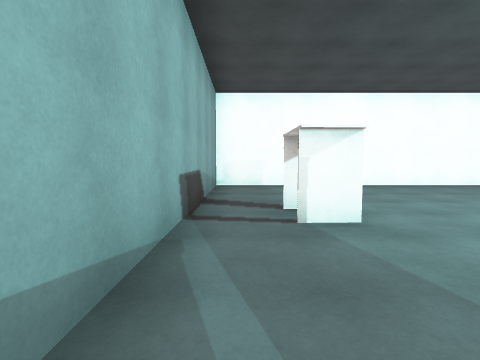
View 1 (above)

23 first-person views from a walk through a Unity game level. The camera is 1.3 m above the floor, tilts 4° down and sees 85° across. The floor is counted in squares, 2 m on a side. Each view is taken from the middle of a square. On the plan, view 1 faces up. The plan holds only what a view shows up to about 9 squares ahead; the rest is blank. The place goes on beyond the plan. Surface patterns are stand-ins for the level's own textures.

View 2
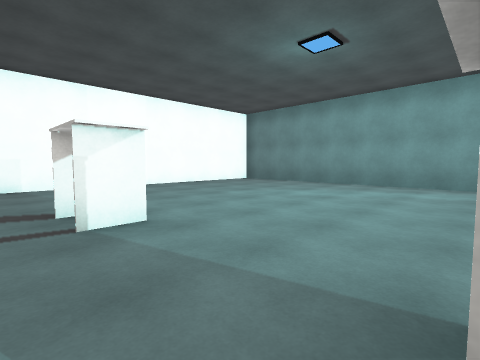

View 3
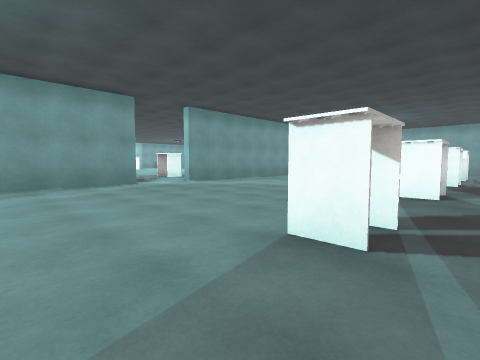

View 4
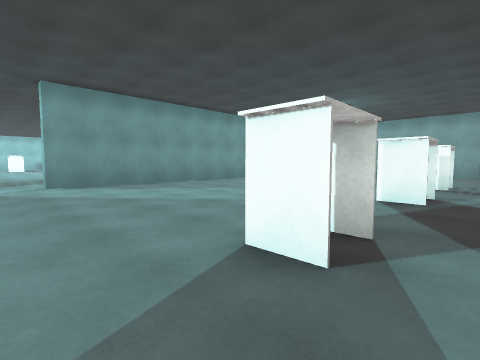

View 5
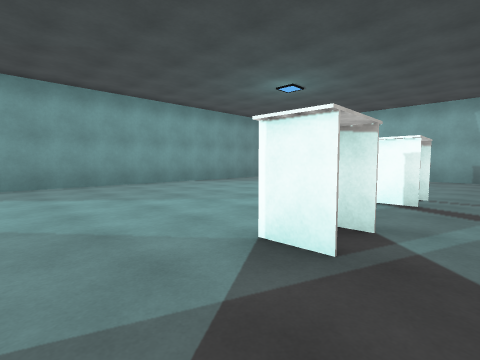

View 6
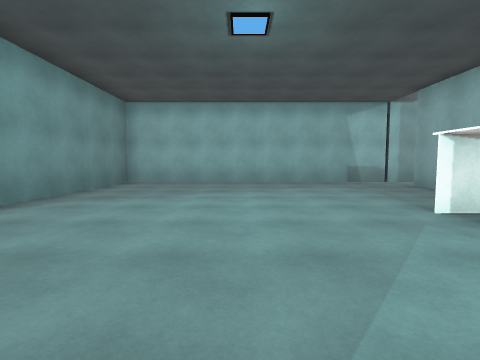

View 7
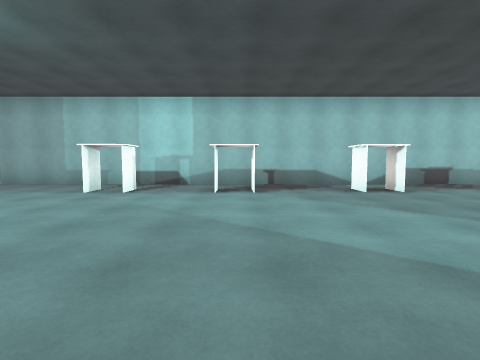

View 8
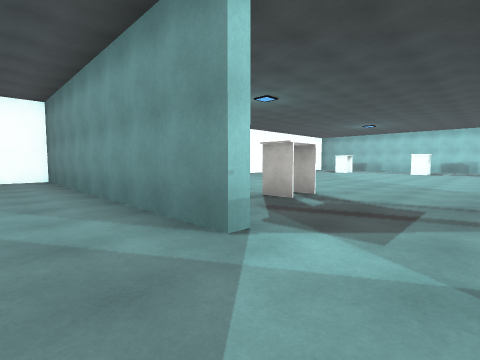

View 9
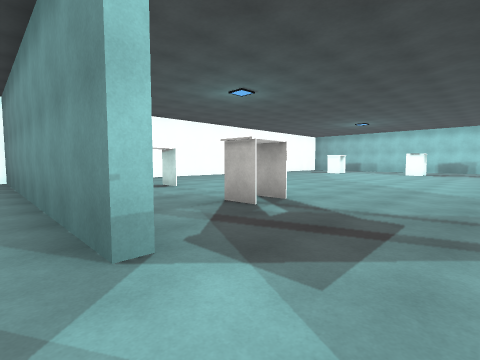

View 10
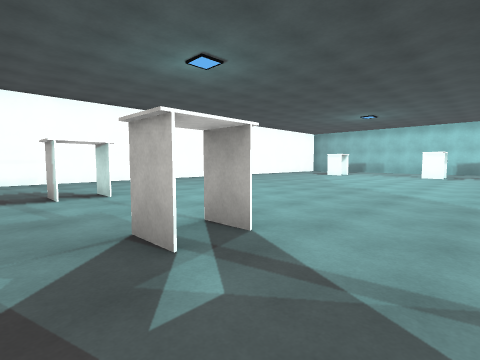

View 11
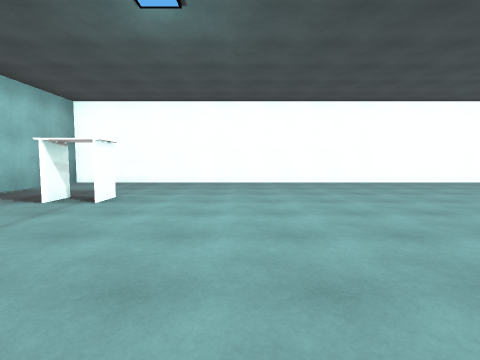

View 12
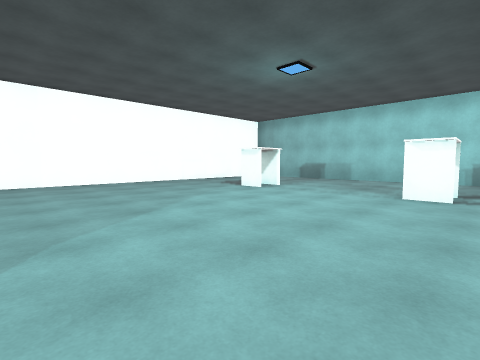

View 13
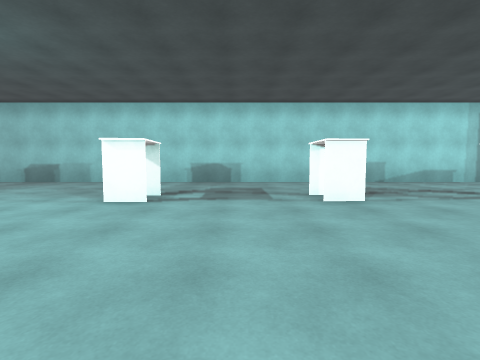

View 14
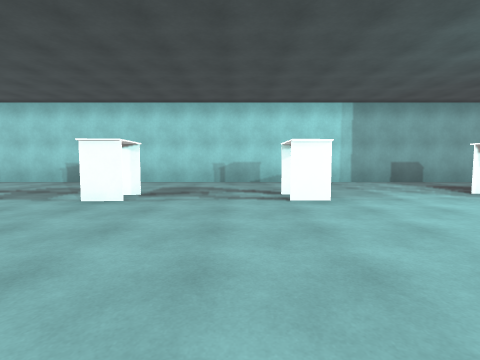

View 15
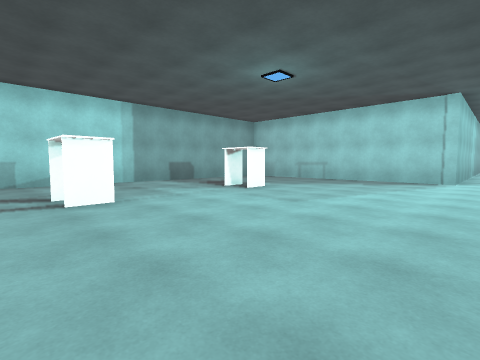

View 16
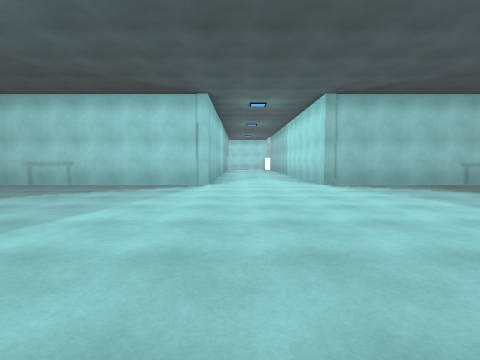

View 17
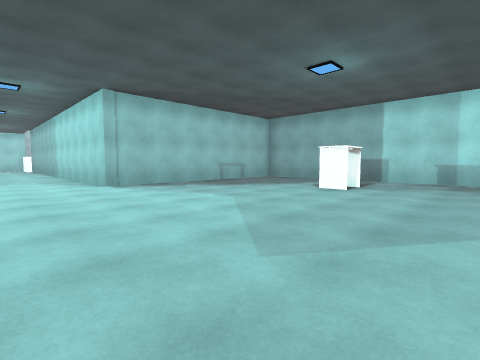

View 18
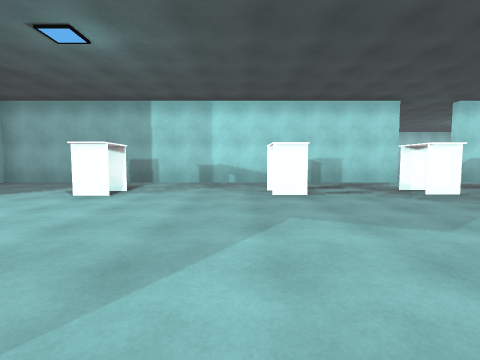

View 19
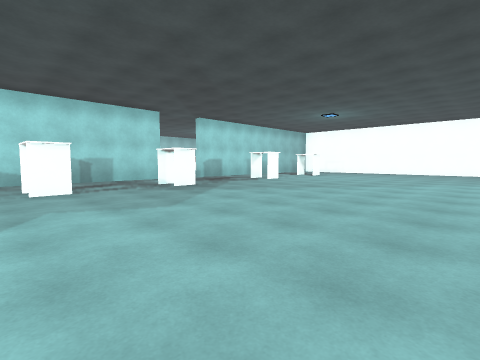

View 20
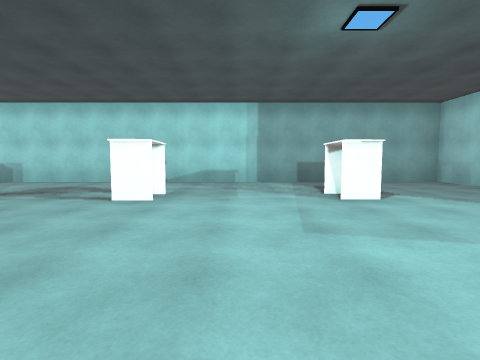

View 21
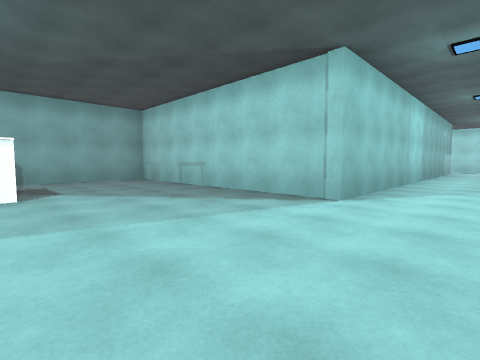

View 22
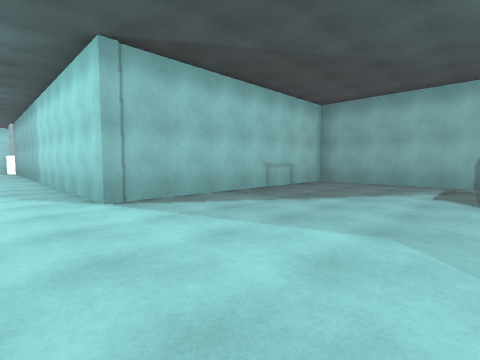

View 23
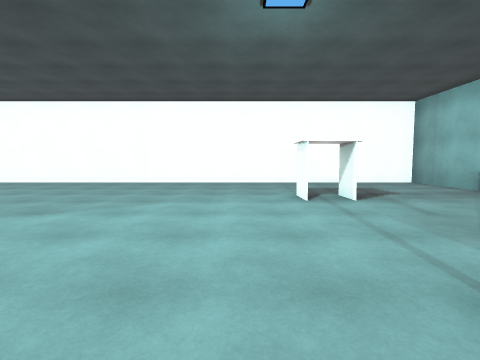

### Floor plan
Points are (right, up) in squares from view 1. A wall is a line through its corners. A room is listed if a view was taken in it or the views show most of it. See-through windows are left out.
Room 1 (views 1, 2, 3, 4, 5, 6, 7, 8, 9)
walls: (7.6, -1.4) (7.6, 7.2) (3.4, 7.2); (1.2, 7.2) (-0.7, 7.2) (-0.7, -14); (-1.6, -15.3) (7.6, -15.3) (7.6, -3)
ways out: opening at (8, -2.5) to room 2; gap at (-1, -14)
objects: table (1, -10) to (1, -9); table (1, -8) to (1, -7); table (1, -4) to (1, -3); table (1, -1) to (1, 0); table (1, 3)
Room 2 (views 10, 11, 12, 13, 14, 15, 16, 17, 18, 19, 20, 21, 22, 23)
walls: (7.9, -3) (7.9, -15.3) (14.7, -15.3) (14.7, -20.5); (7.9, -0.5) (7.9, -1.1); (17.9, -20.5) (17.9, -15.3) (25.4, -15.3) (25.4, 7.2) (7.9, 7.2) (7.9, 4.5)
ways out: opening at (8, -2.5) to room 1
objects: table (10, -11) to (11, -11); table (10, -7) to (11, -7); table (10, -4) to (11, -4); table (10, 0) to (11, 0); table (10, 3) to (10, 4); table (21, -11) to (22, -11); table (21, 0) to (22, 0); table (21, 4) to (22, 4); table (22, -7); table (22, -4)

Where each view was taken, in squares from view 1:
view 1: 0 up, 0 right, facing up
view 2: 0 up, 0 right, facing up-right
view 3: 2 up, 0 right, facing down-right
view 4: 2 down, 0 right, facing down-right
view 5: 5 down, 0 right, facing down-right
view 6: 7 down, 4 right, facing down
view 7: 7 down, 7 right, facing left
view 8: 3 down, 6 right, facing up-right
view 9: 3 down, 7 right, facing up-right
view 10: 2 down, 9 right, facing up-right
view 11: 1 down, 13 right, facing up
view 12: 1 down, 16 right, facing up-right
view 13: 2 down, 17 right, facing right
view 14: 6 down, 17 right, facing right
view 15: 6 down, 17 right, facing down-right
view 16: 8 down, 17 right, facing down
view 17: 8 down, 17 right, facing down-left
view 18: 8 down, 16 right, facing left
view 19: 8 down, 17 right, facing up-left
view 20: 9 down, 17 right, facing right
view 21: 11 down, 16 right, facing down-right
view 22: 11 down, 16 right, facing down-left
view 23: 1 down, 20 right, facing up
